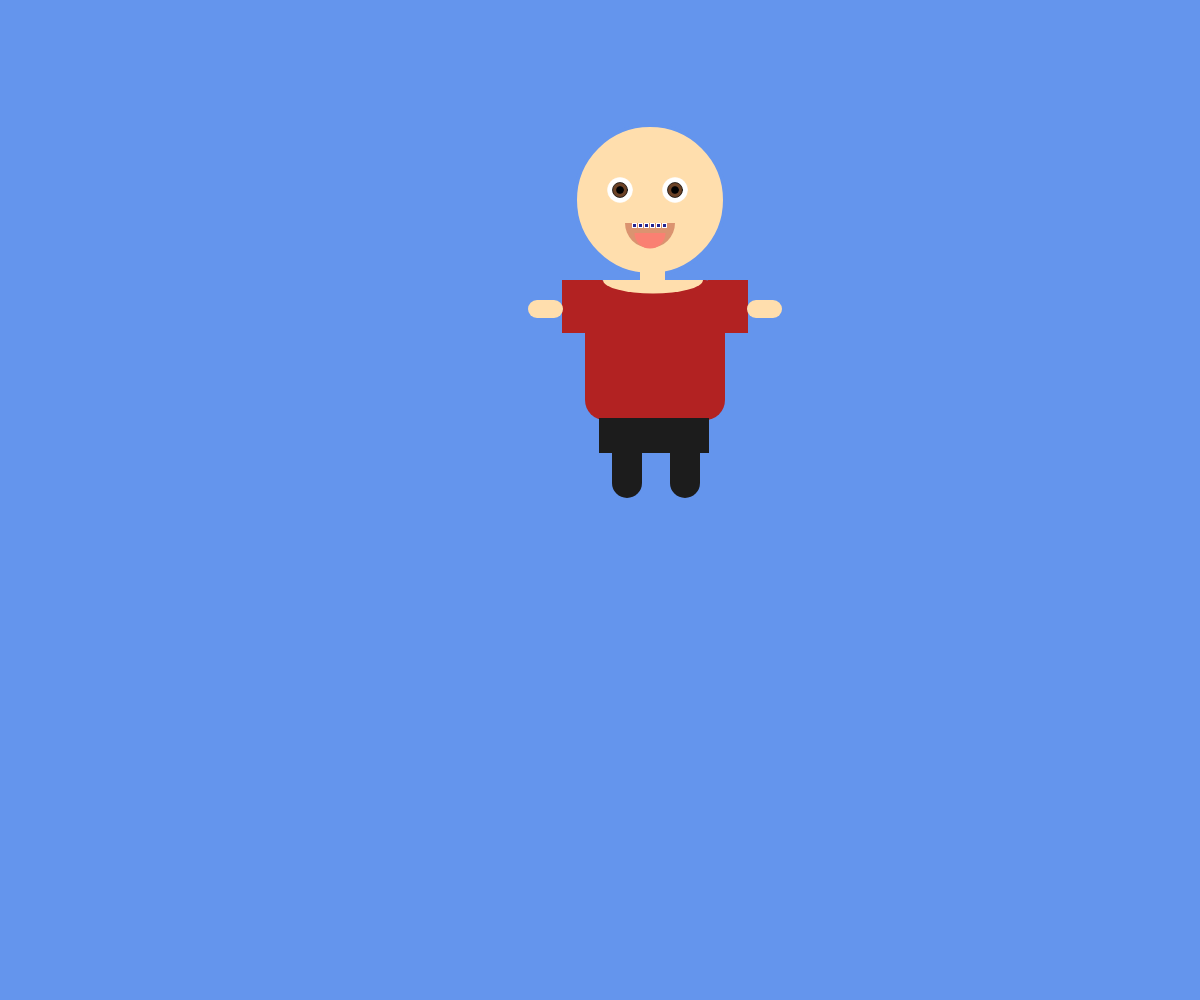
Frame 1 (no input)
Frame 60 (no input): identical to frame 1, image omitted
Frame 120 (the mouse pressed at the canvas centre since frame 60): identical to frame 1, image omitted

The p5.js sketch that drew this single still picture (run headless with seeded random() and noise() and a simulated clock; from frame 60 on, the mouse is pressed at the canvas centre):

// p5.js sketch
// ── sketch.js
function setup() {
    createCanvas(windowWidth, windowHeight);
    // put setup code here
background (100,149,237);
strokeWeight(4);
stroke(100,149,237);
fill(255,222,173);
circle(650, 200, 150);
strokeWeight(0.5);
stroke(255,255,255);
fill (255,255,255);
circle(620, 190, 25);
strokeWeight(0.5);
stroke(255,255,255);
fill (255,255,255);
circle(675, 190, 25);
strokeWeight(0.7);
stroke(0,0,0);
fill (107,66,38);
circle(675, 190, 15);
strokeWeight(0.7);
stroke(0,0,0);
fill (107,66,38);
circle(620, 190, 15);
strokeWeight(0.7);
stroke(0,0,0);
fill (0,0,0);
circle(620, 190,7);
strokeWeight(0.7);
stroke(0,0,0);
fill (0,0,0);
circle(675, 190, 7);
fill (219,147,112);
noStroke();
arc(650, 223, 50, 50, 0 , PI, CHORD);
fill(255,255,255);
noStroke();
rect(650, 223, 5, 5);
fill(255,255,255);
noStroke();
rect(656, 223, 5, 5);
fill(255,255,255);
noStroke();
rect(644, 223, 5, 5);
fill(255,255,255);
noStroke();
rect(638, 223, 5, 5);
fill(255,255,255);
noStroke();
rect(632, 223, 5, 5);
fill(255,255,255);
noStroke();
rect(662, 223, 5, 5);
rect(638, 223, 5, 5);
fill(35,35,142);
noStroke();
rect(633, 224, 3, 3);
fill(35,35,142);
noStroke();
rect(639, 224, 3, 3);
fill(35,35,142);
noStroke();
rect(645, 224, 3, 3);
fill(35,35,142);
noStroke();
rect(651, 224, 3, 3);
fill(35,35,142);
noStroke();
rect(657, 224, 3, 3);
fill(35,35,142);
noStroke();
rect(663, 224, 3, 3);
fill (250,128,114);
noStroke();
arc(650, 233, 31, 31, 0 , PI, CHORD);
fill(255,222,173);
noStroke();
rect(640, 250, 25, 45);
fill(178,34,34);
noStroke();
square(585, 280, 140, 20);
fill (255,222,173);
noStroke();
arc(653, 280, 100, 27, 0 , PI, CHORD);
fill (28,28,28);
noStroke();
rect(612, 418, 30, 80, 45);
fill (28,28,28);
noStroke();
rect(670, 418, 30, 80, 45);
fill(178,34,34); //parte dos braços da t-shirt
noStroke();
rect(562, 280, 40, 53);
fill(178,34,34);
noStroke();
rect(708, 280, 40, 53);
fill (255,222,173); //braços
noStroke();
rect(528, 300, 35, 18, 45);
fill (255,222,173);
noStroke();
rect(747, 300, 35, 18, 45);
fill (28,28,28); //calças
noStroke();
rect(599, 418, 110, 35);

}




function draw() {
    // put drawing code here

}
